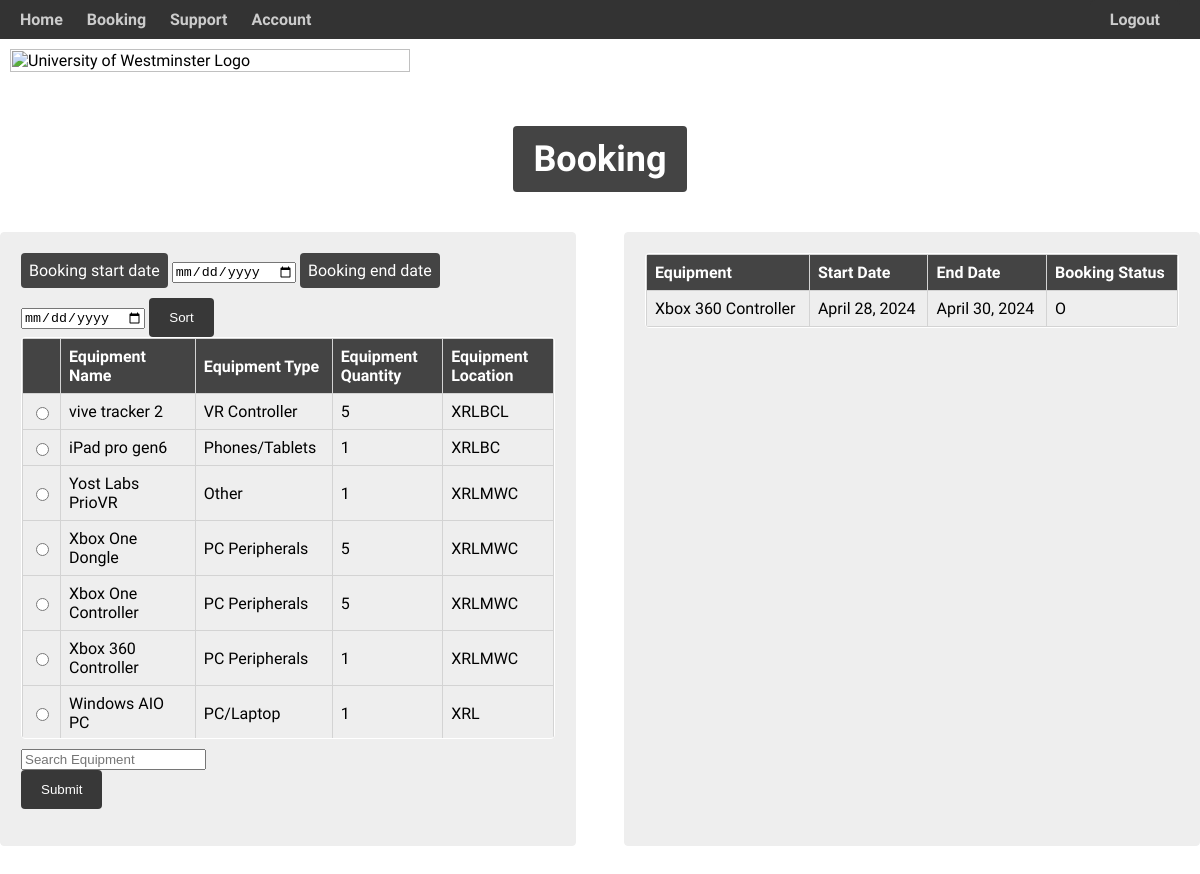
/booking/ (signed in), run on the app's committed database.
### helloworld/models.py (models this page shows, shortened)
class Equipment(models.Model):
    LOCATIONS = [
        ("XRLBC", "XRL Lab Blue Cabinet"),
        ("XRLBCL", "XRL Lab Blue Cabinet Large"),
        ("XRL", "XRL Lab"),
        ("OTHER", "Other"),
        ('XRLMWC', "XRLab Medium Wooden Cabinet")
    ]
    STATUS = [
        ("A", "Available"),
        ("ON", "On Loan"),
        ("D", "Decommissioned"),
        ("R", "Repairing"),
    ]
    equipmentName = models.CharField(max_length = 30,verbose_name = 'Name')
    equipmentType = models.CharField(max_length = 30,verbose_name = 'Type')
    equipmentQuantity = models.IntegerField( default= 1,verbose_name = 'Quantity')
    equipmentLocation = models.CharField(max_length = 30, choices = LOCATIONS , default = "OTHER",verbose_name = 'Location')
    equipmentAudit =  models.DateField()
    equipmentStatus = models.CharField(max_length = 20, choices = STATUS, default = "A",verbose_name = 'Status')
    equipmentComment = models.CharField(max_length = 200, default = "")
    equipmentID = models.CharField(max_length = 30, primary_key = True,verbose_name = 'Equip_ID')

class Booking(models.Model):
    STATUS = [
        ("O", "Open"),
        ("C", "Closed"),
        ("L", "Late"),
    ]
    startDate = models.DateField()
    endDate = models.DateField()
    bookingStatus = models.CharField(max_length = 10, choices = STATUS)
    bookingID = models.AutoField(primary_key = True, null = False)
    account = models.ForeignKey(User, on_delete = models.SET_NULL, null = True)
    equipment = models.ForeignKey(Equipment, on_delete = models.SET_NULL, null = True)

### helloworld/views.py (the view, shortened to what this page needs)
# urls.py: path('booking/',views.bookingPage , name='booking'),
def bookingPage(request):
    equipment = Equipment.objects.all()
    if not UserLoggedIn(request):
        return loginPage(request)
    usersBookings = getUserBookings(request)
    form = bookingForm()
    context = {
        'bookings':usersBookings,
        'equipment':equipment,
        'accountID':1,
        'itemID':1,
        'startDate':1,
        'endDate':1,
        'bookingStatus':False
    }
    return render(request,"booking.html", context)

### helloworld/views.py (called while the page is built)
def UserLoggedIn(request): #uop
    if request.user.is_authenticated:
        return True
    else:
        return False

def getUserBookings(request):
    return Booking.objects.filter(account = request.user)

### templates/booking.html (shortened to what this page needs)
{% load static %}
<html>
<head>
    <link rel="stylesheet" href="{% static 'css/booking.css' %}">
</head>
<body>
    {% include 'navbar.html' %}
    <div class="header">
        <h1>Booking</h1>
    </div>
    <div class="container">
        <div class="left-section">
            <div class="booking-form">
                <form method="post" action="{% url 'booking' %}">
                    <label for="bookingStartDate" class="custom-label">Booking start date</label>
                    <input id="bookingStartDate" name="startDate" type="date" value="{{ startDate }}">
                    <label for="bookingEndDate" class="custom-label">Booking end date</label>
                    <input id="bookingEndDate" name="endDate" type="date" value="{{ endDate }}">
                    <input class="submit" type="submit" name="Sort" value="Sort">
                    <div class="form-group">
                        <div class="scrollable-table-container">
                            {% include 'bookingtable.html' %}
                        </div>
                    </div>
                    <div>
                        <input type="text" id="myInput" onkeyup="searchTable()" placeholder="Search Equipment">
                    </div>
                    <input class="submit" type="submit" name="Sort" value="Submit">
                </form>
            </div>
        </div>
        <div class="right-section">
            <div class="booking-history">
                <div class="scrollable-table-container">
                    {% include 'userbookingtable.html' %}
                </div>
            </div>
        </div>
    </div>
</body>
</html>

### templates/bookingtable.html
<table id="bookingtable">
    <tr>
        <th></th>
        <th>Equipment Name</th>
        <th>Equipment Type</th>
        <th>Equipment Quantity</th>
        <th>Equipment Location</th>
    </tr>
    {% for item in equipment %}
    <tr>
        <td><input type="radio" name="itemID" id="item{{ item.equipmentID }}" value="{{ item.equipmentID }}"></td>
        <td>{{ item.equipmentName }}</td>
        <td>{{ item.equipmentType }}</td>
        <td>{{ item.equipmentQuantity }}</td>
        <td>{{ item.equipmentLocation }}</td>
    </tr>
    {% endfor %}
</table>

### templates/userbookingtable.html
<table>
    <tr>
        <th>Equipment</th>
        <th>Start Date</th>
        <th>End Date</th>
        <th>Booking Status</th>
    </tr>
    {% for booking in bookings %}
    <tr>
        <td>{{ booking.equipment.equipmentName }}</td>
        <td>{{ booking.startDate }}</td>
        <td>{{ booking.endDate }}</td>
        <td>{{ booking.bookingStatus }}</td>
    </tr>
    {% endfor %}
</table>

### static/css/booking.css (style rules this page uses)
body { font-family: Arial, sans-serif; background-color: #ffffff; padding: 20px; }
.container { display: flex; justify-content: space-between; max-width: 1200px; margin: 0 auto; }
.left-section, .right-section { width: 48%; background-color: #eeeeee; border: 1px solid #eeeeee; border-radius: 4px; padding: 20px; box-sizing: border-box; }
.scrollable-table-container { max-height: 400px; overflow-y: auto; border: 1px solid #ffffff; border-radius: 4px; margin-bottom: 10px; }
.scrollable-table-container table { width: 100%; border-collapse: collapse; }
.scrollable-table-container th, .scrollable-table-container td { border: 1px solid #d3d3d3; padding: 8px; text-align: left; }
.scrollable-table-container th { background-color: #444444; color: #fff; }
.custom-label { background-color: #444444; color: #fff; padding: 8px; border-radius: 4px; display: inline-block; margin-bottom: 10px; }
.submit { background-color: #383838; color: #fff; border: none; padding: 12px 20px; border-radius: 4px; cursor: pointer; }
h1 { display: inline-block; background-color: #444444; color: #fff; padding: 12px 20px; border-radius: 4px; font-size: 36px; margin-bottom: 20px; }
.header { text-align: center; color: #fff; padding: 20px 0; }

### static/css/nav.css (style rules this page uses)
body { font-family: 'InterVogue Medium', sans-serif; margin: 0; padding: 0; }

### data on the page
Equipment: equipmentName "vive tracker 2", equipmentType "VR Controller", equipmentQuantity "5", equipmentLocation "XRLBCL"
Equipment: equipmentName "iPad pro gen6", equipmentType "Phones/Tablets", equipmentQuantity "1", equipmentLocation "XRLBC"
Equipment: equipmentName "Yost Labs PrioVR", equipmentType "Other", equipmentQuantity "1", equipmentLocation "XRLMWC"
Equipment: equipmentName "Xbox One Dongle", equipmentType "PC Peripherals", equipmentQuantity "5", equipmentLocation "XRLMWC"
Equipment: equipmentName "Xbox One Controller", equipmentType "PC Peripherals", equipmentQuantity "5", equipmentLocation "XRLMWC"
Equipment: equipmentName "Xbox 360 Controller", equipmentType "PC Peripherals", equipmentQuantity "1", equipmentLocation "XRLMWC"
Equipment: equipmentName "Windows AIO PC", equipmentType "PC/Laptop", equipmentQuantity "1", equipmentLocation "XRL"
Booking: equipment.equipmentName "Xbox 360 Controller", startDate "April 28, 2024", endDate "April 30, 2024", bookingStatus "O"
